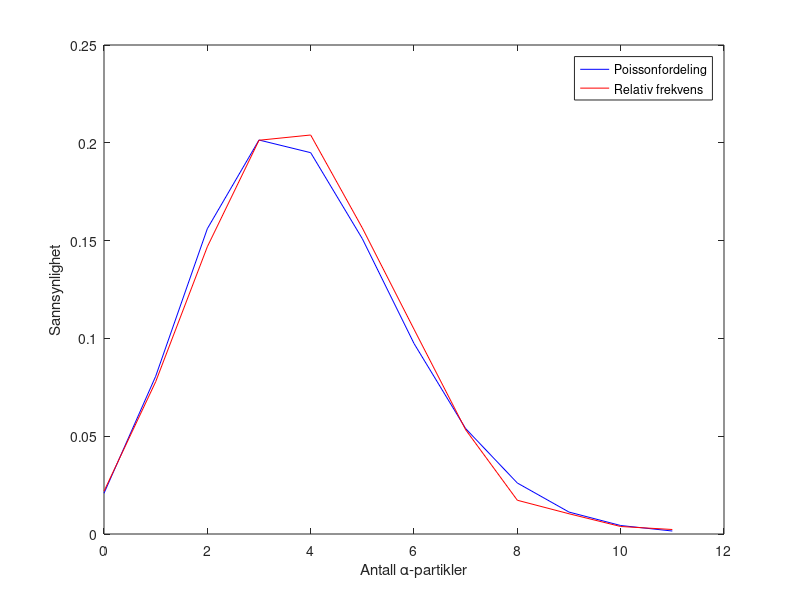

Recreate this plot in MATLAB.
clear all

t = 8.0;
ant_alpha = 0:11;
ant_periode = [57 203 383 525 532 408 273 139 45 27 10 6];
periode_tid = t.*ant_periode;
P = [];

lambda1 = t*sum((ant_alpha./ant_periode))/length(ant_alpha)

lambda = 3.8715;

rel_frek = ant_periode./sum(ant_periode);

for k = 1:12
    P(k) = exp(-lambda)*(lambda)^(k-1)/factorial(k-1);
end

plot(ant_alpha, P, 'b')
hold on
plot(ant_alpha, rel_frek, 'r')
ylabel('Sannsynlighet')
xlabel('Antall \alpha-partikler')
legend('Poissonfordeling', 'Relativ frekvens')
